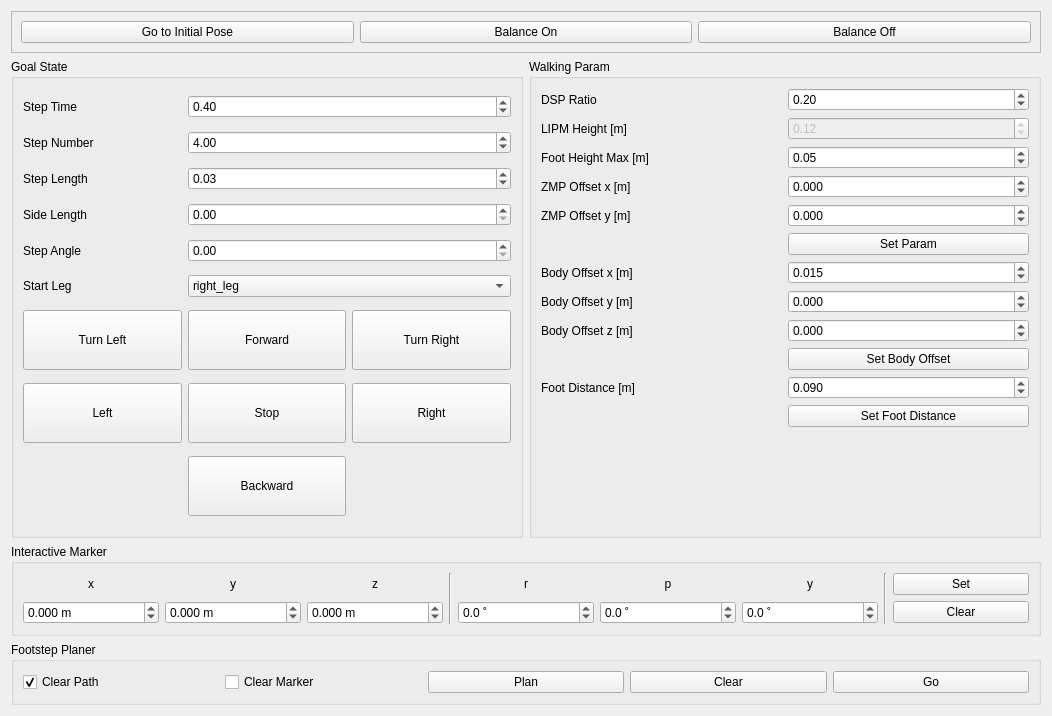
<?xml version="1.0" encoding="UTF-8"?>
<ui version="4.0">
 <class>PreviewWalkingForm</class>
 <widget class="QWidget" name="PreviewWalkingForm">
  <property name="enabled">
   <bool>true</bool>
  </property>
  <property name="geometry">
   <rect>
    <x>0</x>
    <y>0</y>
    <width>1052</width>
    <height>716</height>
   </rect>
  </property>
  <property name="sizePolicy">
   <sizepolicy hsizetype="Preferred" vsizetype="Preferred">
    <horstretch>0</horstretch>
    <verstretch>0</verstretch>
   </sizepolicy>
  </property>
  <property name="windowTitle">
   <string>Form</string>
  </property>
  <layout class="QGridLayout" name="gridLayout">
   <item row="3" column="0" colspan="4">
    <widget class="QGroupBox" name="groupBox_2">
     <property name="title">
      <string>Footstep Planer</string>
     </property>
     <layout class="QHBoxLayout" name="horizontalLayout_2">
      <item>
       <widget class="QCheckBox" name="checkBox_clear_path">
        <property name="text">
         <string>Clear Path</string>
        </property>
        <property name="checked">
         <bool>true</bool>
        </property>
       </widget>
      </item>
      <item>
       <widget class="QCheckBox" name="checkBox_clear_marker">
        <property name="text">
         <string>Clear Marker</string>
        </property>
       </widget>
      </item>
      <item>
       <widget class="QPushButton" name="button_footstep_plan">
        <property name="text">
         <string>Plan</string>
        </property>
       </widget>
      </item>
      <item>
       <widget class="QPushButton" name="button_footstep_clear">
        <property name="text">
         <string>Clear</string>
        </property>
       </widget>
      </item>
      <item>
       <widget class="QPushButton" name="button_footstep_go">
        <property name="text">
         <string>Go</string>
        </property>
       </widget>
      </item>
     </layout>
    </widget>
   </item>
   <item row="1" column="2" colspan="2">
    <widget class="QGroupBox" name="walkin_param">
     <property name="minimumSize">
      <size>
       <width>0</width>
       <height>420</height>
      </size>
     </property>
     <property name="title">
      <string>Walking Param</string>
     </property>
     <layout class="QGridLayout" name="gridLayout_20">
      <item row="3" column="0">
       <widget class="QLabel" name="label_46">
        <property name="text">
         <string>ZMP Offset x [m]</string>
        </property>
       </widget>
      </item>
      <item row="0" column="0">
       <widget class="QLabel" name="label_43">
        <property name="text">
         <string>DSP Ratio</string>
        </property>
       </widget>
      </item>
      <item row="8" column="1">
       <widget class="QDoubleSpinBox" name="dSpinBox_body_offset_z">
        <property name="decimals">
         <number>3</number>
        </property>
        <property name="minimum">
         <double>-99.000000000000000</double>
        </property>
        <property name="singleStep">
         <double>0.005000000000000</double>
        </property>
       </widget>
      </item>
      <item row="10" column="1">
       <widget class="QDoubleSpinBox" name="dSpinBox_foot_distance">
        <property name="decimals">
         <number>3</number>
        </property>
        <property name="minimum">
         <double>-99.000000000000000</double>
        </property>
        <property name="singleStep">
         <double>0.005000000000000</double>
        </property>
        <property name="value">
         <double>0.090000000000000</double>
        </property>
       </widget>
      </item>
      <item row="0" column="1">
       <widget class="QDoubleSpinBox" name="dSpinBox_dsp_ratio">
        <property name="maximum">
         <double>1.000000000000000</double>
        </property>
        <property name="singleStep">
         <double>0.100000000000000</double>
        </property>
        <property name="value">
         <double>0.200000000000000</double>
        </property>
       </widget>
      </item>
      <item row="5" column="1">
       <widget class="QPushButton" name="button_set_walking_param">
        <property name="text">
         <string>Set Param</string>
        </property>
       </widget>
      </item>
      <item row="9" column="1">
       <widget class="QPushButton" name="button_send_body_offset">
        <property name="text">
         <string>Set Body Offset</string>
        </property>
       </widget>
      </item>
      <item row="1" column="0">
       <widget class="QLabel" name="label_44">
        <property name="text">
         <string>LIPM Height [m]</string>
        </property>
       </widget>
      </item>
      <item row="4" column="0">
       <widget class="QLabel" name="label_47">
        <property name="text">
         <string>ZMP Offset y [m]</string>
        </property>
       </widget>
      </item>
      <item row="2" column="0">
       <widget class="QLabel" name="label_45">
        <property name="text">
         <string>Foot Height Max [m]</string>
        </property>
       </widget>
      </item>
      <item row="4" column="1">
       <widget class="QDoubleSpinBox" name="dSpinBox_zmp_offset_y">
        <property name="decimals">
         <number>3</number>
        </property>
        <property name="minimum">
         <double>-100.000000000000000</double>
        </property>
        <property name="maximum">
         <double>100.000000000000000</double>
        </property>
        <property name="singleStep">
         <double>0.005000000000000</double>
        </property>
        <property name="value">
         <double>0.000000000000000</double>
        </property>
       </widget>
      </item>
      <item row="7" column="1">
       <widget class="QDoubleSpinBox" name="dSpinBox_body_offset_y">
        <property name="decimals">
         <number>3</number>
        </property>
        <property name="minimum">
         <double>-99.000000000000000</double>
        </property>
        <property name="singleStep">
         <double>0.005000000000000</double>
        </property>
       </widget>
      </item>
      <item row="7" column="0">
       <widget class="QLabel" name="label_64">
        <property name="text">
         <string>Body Offset y [m]</string>
        </property>
       </widget>
      </item>
      <item row="10" column="0">
       <widget class="QLabel" name="label_66">
        <property name="text">
         <string>Foot Distance [m]</string>
        </property>
       </widget>
      </item>
      <item row="6" column="1">
       <widget class="QDoubleSpinBox" name="dSpinBox_body_offset_x">
        <property name="decimals">
         <number>3</number>
        </property>
        <property name="minimum">
         <double>-99.000000000000000</double>
        </property>
        <property name="singleStep">
         <double>0.005000000000000</double>
        </property>
        <property name="value">
         <double>0.015000000000000</double>
        </property>
       </widget>
      </item>
      <item row="6" column="0">
       <widget class="QLabel" name="label_63">
        <property name="text">
         <string>Body Offset x [m]</string>
        </property>
       </widget>
      </item>
      <item row="3" column="1">
       <widget class="QDoubleSpinBox" name="dSpinBox_zmp_offset_x">
        <property name="decimals">
         <number>3</number>
        </property>
        <property name="minimum">
         <double>-100.000000000000000</double>
        </property>
        <property name="maximum">
         <double>100.000000000000000</double>
        </property>
        <property name="singleStep">
         <double>0.010000000000000</double>
        </property>
        <property name="value">
         <double>0.000000000000000</double>
        </property>
       </widget>
      </item>
      <item row="2" column="1">
       <widget class="QDoubleSpinBox" name="dSpinBox_foot_height_max">
        <property name="maximum">
         <double>0.200000000000000</double>
        </property>
        <property name="singleStep">
         <double>0.010000000000000</double>
        </property>
        <property name="value">
         <double>0.050000000000000</double>
        </property>
       </widget>
      </item>
      <item row="8" column="0">
       <widget class="QLabel" name="label_65">
        <property name="text">
         <string>Body Offset z [m]</string>
        </property>
       </widget>
      </item>
      <item row="12" column="1">
       <spacer name="verticalSpacer_3">
        <property name="orientation">
         <enum>Qt::Vertical</enum>
        </property>
        <property name="sizeHint" stdset="0">
         <size>
          <width>20</width>
          <height>40</height>
         </size>
        </property>
       </spacer>
      </item>
      <item row="1" column="1">
       <widget class="QDoubleSpinBox" name="dSpinBox_lipm_height">
        <property name="enabled">
         <bool>false</bool>
        </property>
        <property name="maximum">
         <double>100.000000000000000</double>
        </property>
        <property name="singleStep">
         <double>0.100000000000000</double>
        </property>
        <property name="value">
         <double>0.120000000000000</double>
        </property>
       </widget>
      </item>
      <item row="11" column="1">
       <widget class="QPushButton" name="button_send_foot_distance">
        <property name="text">
         <string>Set Foot Distance</string>
        </property>
       </widget>
      </item>
     </layout>
    </widget>
   </item>
   <item row="2" column="0" colspan="4">
    <widget class="QGroupBox" name="groupBox_6">
     <property name="title">
      <string>Interactive Marker</string>
     </property>
     <layout class="QGridLayout" name="gridLayout_10">
      <item row="1" column="0">
       <widget class="QDoubleSpinBox" name="dSpinBox_marker_pos_x">
        <property name="suffix">
         <string> m</string>
        </property>
        <property name="decimals">
         <number>3</number>
        </property>
        <property name="minimum">
         <double>-10.000000000000000</double>
        </property>
        <property name="maximum">
         <double>10.000000000000000</double>
        </property>
        <property name="singleStep">
         <double>0.005000000000000</double>
        </property>
       </widget>
      </item>
      <item row="0" column="0">
       <widget class="QLabel" name="label_14">
        <property name="text">
         <string>x</string>
        </property>
        <property name="alignment">
         <set>Qt::AlignCenter</set>
        </property>
       </widget>
      </item>
      <item row="1" column="6">
       <widget class="QDoubleSpinBox" name="dSpinBox_marker_ori_y">
        <property name="suffix">
         <string> ˚</string>
        </property>
        <property name="decimals">
         <number>1</number>
        </property>
        <property name="minimum">
         <double>-180.000000000000000</double>
        </property>
        <property name="maximum">
         <double>180.000000000000000</double>
        </property>
        <property name="singleStep">
         <double>5.000000000000000</double>
        </property>
       </widget>
      </item>
      <item row="0" column="5">
       <widget class="QLabel" name="label_18">
        <property name="text">
         <string>p</string>
        </property>
        <property name="alignment">
         <set>Qt::AlignCenter</set>
        </property>
       </widget>
      </item>
      <item row="1" column="4">
       <widget class="QDoubleSpinBox" name="dSpinBox_marker_ori_r">
        <property name="suffix">
         <string> ˚</string>
        </property>
        <property name="decimals">
         <number>1</number>
        </property>
        <property name="minimum">
         <double>-180.000000000000000</double>
        </property>
        <property name="maximum">
         <double>180.000000000000000</double>
        </property>
        <property name="singleStep">
         <double>5.000000000000000</double>
        </property>
       </widget>
      </item>
      <item row="1" column="8">
       <widget class="QPushButton" name="button_marker_clear">
        <property name="text">
         <string>Clear</string>
        </property>
       </widget>
      </item>
      <item row="0" column="2">
       <widget class="QLabel" name="label_16">
        <property name="text">
         <string>z</string>
        </property>
        <property name="alignment">
         <set>Qt::AlignCenter</set>
        </property>
       </widget>
      </item>
      <item row="0" column="7" rowspan="2">
       <widget class="Line" name="line_7">
        <property name="orientation">
         <enum>Qt::Vertical</enum>
        </property>
       </widget>
      </item>
      <item row="0" column="6">
       <widget class="QLabel" name="label_19">
        <property name="text">
         <string>y</string>
        </property>
        <property name="alignment">
         <set>Qt::AlignCenter</set>
        </property>
       </widget>
      </item>
      <item row="1" column="1">
       <widget class="QDoubleSpinBox" name="dSpinBox_marker_pos_y">
        <property name="suffix">
         <string> m</string>
        </property>
        <property name="decimals">
         <number>3</number>
        </property>
        <property name="minimum">
         <double>-10.000000000000000</double>
        </property>
        <property name="maximum">
         <double>10.000000000000000</double>
        </property>
        <property name="singleStep">
         <double>0.005000000000000</double>
        </property>
       </widget>
      </item>
      <item row="0" column="4">
       <widget class="QLabel" name="label_17">
        <property name="text">
         <string>r</string>
        </property>
        <property name="alignment">
         <set>Qt::AlignCenter</set>
        </property>
       </widget>
      </item>
      <item row="0" column="8">
       <widget class="QPushButton" name="button_marker_set">
        <property name="text">
         <string>Set</string>
        </property>
       </widget>
      </item>
      <item row="1" column="5">
       <widget class="QDoubleSpinBox" name="dSpinBox_marker_ori_p">
        <property name="suffix">
         <string> ˚</string>
        </property>
        <property name="decimals">
         <number>1</number>
        </property>
        <property name="minimum">
         <double>-180.000000000000000</double>
        </property>
        <property name="maximum">
         <double>180.000000000000000</double>
        </property>
        <property name="singleStep">
         <double>5.000000000000000</double>
        </property>
       </widget>
      </item>
      <item row="1" column="2">
       <widget class="QDoubleSpinBox" name="dSpinBox_marker_pos_z">
        <property name="suffix">
         <string> m</string>
        </property>
        <property name="decimals">
         <number>3</number>
        </property>
        <property name="minimum">
         <double>-10.000000000000000</double>
        </property>
        <property name="maximum">
         <double>10.000000000000000</double>
        </property>
        <property name="singleStep">
         <double>0.005000000000000</double>
        </property>
       </widget>
      </item>
      <item row="0" column="3" rowspan="2">
       <widget class="Line" name="line_6">
        <property name="orientation">
         <enum>Qt::Vertical</enum>
        </property>
       </widget>
      </item>
      <item row="0" column="1">
       <widget class="QLabel" name="label_15">
        <property name="text">
         <string>y</string>
        </property>
        <property name="alignment">
         <set>Qt::AlignCenter</set>
        </property>
       </widget>
      </item>
     </layout>
    </widget>
   </item>
   <item row="1" column="0" colspan="2">
    <widget class="QGroupBox" name="groupBox">
     <property name="minimumSize">
      <size>
       <width>0</width>
       <height>420</height>
      </size>
     </property>
     <property name="title">
      <string>Goal State</string>
     </property>
     <layout class="QGridLayout" name="gridLayout_19">
      <item row="4" column="0">
       <widget class="QLabel" name="label_41">
        <property name="text">
         <string>Step Angle</string>
        </property>
       </widget>
      </item>
      <item row="7" column="2">
       <widget class="QPushButton" name="button_p_walking_right">
        <property name="minimumSize">
         <size>
          <width>100</width>
          <height>60</height>
         </size>
        </property>
        <property name="text">
         <string>Right</string>
        </property>
       </widget>
      </item>
      <item row="6" column="1">
       <widget class="QPushButton" name="button_p_walking_forward">
        <property name="minimumSize">
         <size>
          <width>100</width>
          <height>60</height>
         </size>
        </property>
        <property name="text">
         <string>Forward</string>
        </property>
       </widget>
      </item>
      <item row="1" column="0">
       <widget class="QLabel" name="label_38">
        <property name="text">
         <string>Step Number</string>
        </property>
       </widget>
      </item>
      <item row="7" column="0">
       <widget class="QPushButton" name="button_p_walking_left">
        <property name="minimumSize">
         <size>
          <width>100</width>
          <height>60</height>
         </size>
        </property>
        <property name="text">
         <string>Left</string>
        </property>
       </widget>
      </item>
      <item row="0" column="0">
       <widget class="QLabel" name="label_37">
        <property name="text">
         <string>Step Time</string>
        </property>
       </widget>
      </item>
      <item row="8" column="1">
       <widget class="QPushButton" name="button_p_walking_backward">
        <property name="minimumSize">
         <size>
          <width>100</width>
          <height>60</height>
         </size>
        </property>
        <property name="text">
         <string>Backward</string>
        </property>
       </widget>
      </item>
      <item row="4" column="1" colspan="2">
       <widget class="QDoubleSpinBox" name="dSpinBox_p_walking_step_angle">
        <property name="maximum">
         <double>99.000000000000000</double>
        </property>
        <property name="singleStep">
         <double>1.000000000000000</double>
        </property>
        <property name="value">
         <double>0.000000000000000</double>
        </property>
       </widget>
      </item>
      <item row="7" column="1">
       <widget class="QPushButton" name="button_p_walking_stop">
        <property name="minimumSize">
         <size>
          <width>100</width>
          <height>60</height>
         </size>
        </property>
        <property name="text">
         <string>Stop</string>
        </property>
       </widget>
      </item>
      <item row="2" column="0">
       <widget class="QLabel" name="label_39">
        <property name="text">
         <string>Step Length</string>
        </property>
       </widget>
      </item>
      <item row="3" column="0">
       <widget class="QLabel" name="label_40">
        <property name="text">
         <string>Side Length</string>
        </property>
       </widget>
      </item>
      <item row="2" column="1" colspan="2">
       <widget class="QDoubleSpinBox" name="dSpinBox_p_walking_step_length">
        <property name="maximum">
         <double>99.000000000000000</double>
        </property>
        <property name="singleStep">
         <double>0.010000000000000</double>
        </property>
        <property name="value">
         <double>0.030000000000000</double>
        </property>
       </widget>
      </item>
      <item row="1" column="1" colspan="2">
       <widget class="QDoubleSpinBox" name="dSpinBox_p_walking_step_num">
        <property name="value">
         <double>4.000000000000000</double>
        </property>
       </widget>
      </item>
      <item row="6" column="0">
       <widget class="QPushButton" name="button_p_walking_turn_l">
        <property name="minimumSize">
         <size>
          <width>100</width>
          <height>60</height>
         </size>
        </property>
        <property name="text">
         <string>Turn Left</string>
        </property>
       </widget>
      </item>
      <item row="3" column="1" colspan="2">
       <widget class="QDoubleSpinBox" name="dSpinBox_p_walking_side_length">
        <property name="maximum">
         <double>99.000000000000000</double>
        </property>
        <property name="singleStep">
         <double>0.010000000000000</double>
        </property>
        <property name="value">
         <double>0.000000000000000</double>
        </property>
       </widget>
      </item>
      <item row="0" column="1" colspan="2">
       <widget class="QDoubleSpinBox" name="dSpinBox_p_walking_step_time">
        <property name="singleStep">
         <double>0.100000000000000</double>
        </property>
        <property name="value">
         <double>0.400000000000000</double>
        </property>
       </widget>
      </item>
      <item row="6" column="2">
       <widget class="QPushButton" name="button_p_walking_turn_r">
        <property name="minimumSize">
         <size>
          <width>100</width>
          <height>60</height>
         </size>
        </property>
        <property name="text">
         <string>Turn Right</string>
        </property>
       </widget>
      </item>
      <item row="5" column="0">
       <widget class="QLabel" name="label_42">
        <property name="text">
         <string>Start Leg</string>
        </property>
       </widget>
      </item>
      <item row="5" column="1" colspan="2">
       <widget class="QComboBox" name="comboBox_p_walking_start_leg">
        <item>
         <property name="text">
          <string>right_leg</string>
         </property>
        </item>
        <item>
         <property name="text">
          <string>left_leg</string>
         </property>
        </item>
       </widget>
      </item>
     </layout>
    </widget>
   </item>
   <item row="0" column="0" colspan="4">
    <widget class="QFrame" name="frame_2">
     <property name="enabled">
      <bool>true</bool>
     </property>
     <property name="sizePolicy">
      <sizepolicy hsizetype="Minimum" vsizetype="Fixed">
       <horstretch>50</horstretch>
       <verstretch>50</verstretch>
      </sizepolicy>
     </property>
     <property name="frameShape">
      <enum>QFrame::StyledPanel</enum>
     </property>
     <property name="frameShadow">
      <enum>QFrame::Raised</enum>
     </property>
     <layout class="QHBoxLayout" name="horizontalLayout">
      <item>
       <widget class="QPushButton" name="button_p_walking_init_pose">
        <property name="text">
         <string>Go to Initial Pose</string>
        </property>
       </widget>
      </item>
      <item>
       <widget class="QPushButton" name="button_p_walking_balance_on">
        <property name="text">
         <string>Balance On</string>
        </property>
       </widget>
      </item>
      <item>
       <widget class="QPushButton" name="button_p_walking_balance_off">
        <property name="text">
         <string>Balance Off</string>
        </property>
       </widget>
      </item>
     </layout>
    </widget>
   </item>
  </layout>
 </widget>
 <resources/>
 <connections/>
</ui>
